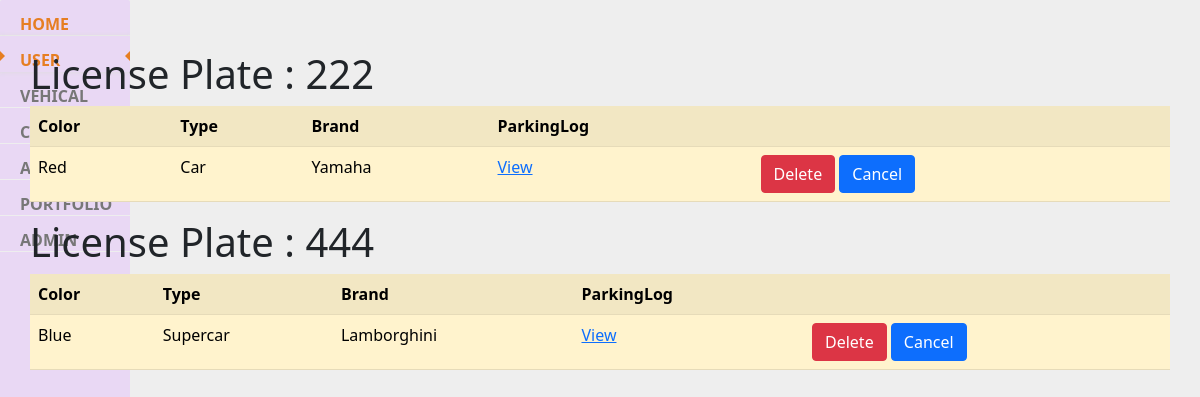
Screenshot of /parkingmanage/10/viewvehicle with the database file from the repository.
### parkingmanage/models.py (models this page shows, shortened)
class Vehicle(models.Model):
    licensePlate = models.TextField(max_length=10)
    color = models.TextField(max_length=255, null=True)
    type = models.TextField(max_length=255, null=True)
    brand = models.TextField(max_length=255, null=True)
    user = models.ForeignKey(User,
                            on_delete=models.CASCADE,
                            blank=True,
                            null=False)

### parkingmanage/views.py (the view)
# urls.py: path('<int:id>/viewvehicle', view_vehicle, name='view_vehicle'),
def view_vehicle(request, id):
    vehicles = Vehicle.objects.all()
    _delete = []
    for _vehicle in vehicles :
        if _vehicle.user.id == id :
            _delete.append(_vehicle.licensePlate)
    _vehicles = vehicles.filter(licensePlate__in=_delete)
    context = {'vehicles': _vehicles}
    return render(request, 'vehicleview.html', context)

### parkingmanage/templates/vehicleview.html
{% extends 'base.html' %}
{% block content %}
    {% for vehicle in vehicles %}
    <h1> License Plate : {{ vehicle.licensePlate | default:'None'}}</h1>
    <table class="table table-striped table-hover; table-warning">
        <thred>
            <th>Color</th>
            <th>Type</th>
            <th>Brand</th>
            <th>ParkingLog</th>
            <th></th>
        </thred>
        <body>
            <tr>
                <td>{{vehicle.color}}</td>
                <td>{{vehicle.type}}</td>
                <td>{{vehicle.brand}}
                </td>
                <td><a href= "{% url 'view_log' vehicle.id %}"> View </a></td>
                <td>
                    <a href="{% url 'delete' user.id%}" class="btn btn-danger"> Delete </a>
                    <a href="{{ request.META.HTTP_REFERER }}" class="btn btn-primary"> Cancel </a>
                </td>
            </tr>
        </body>
    </table>
    {% endfor %}
{% endblock %}

### rows the page displays
Vehicle: licensePlate "222", color "Red", type "Car", brand "Yamaha"
Vehicle: licensePlate "444", color "Blue", type "Supercar", brand "Lamborghini"
